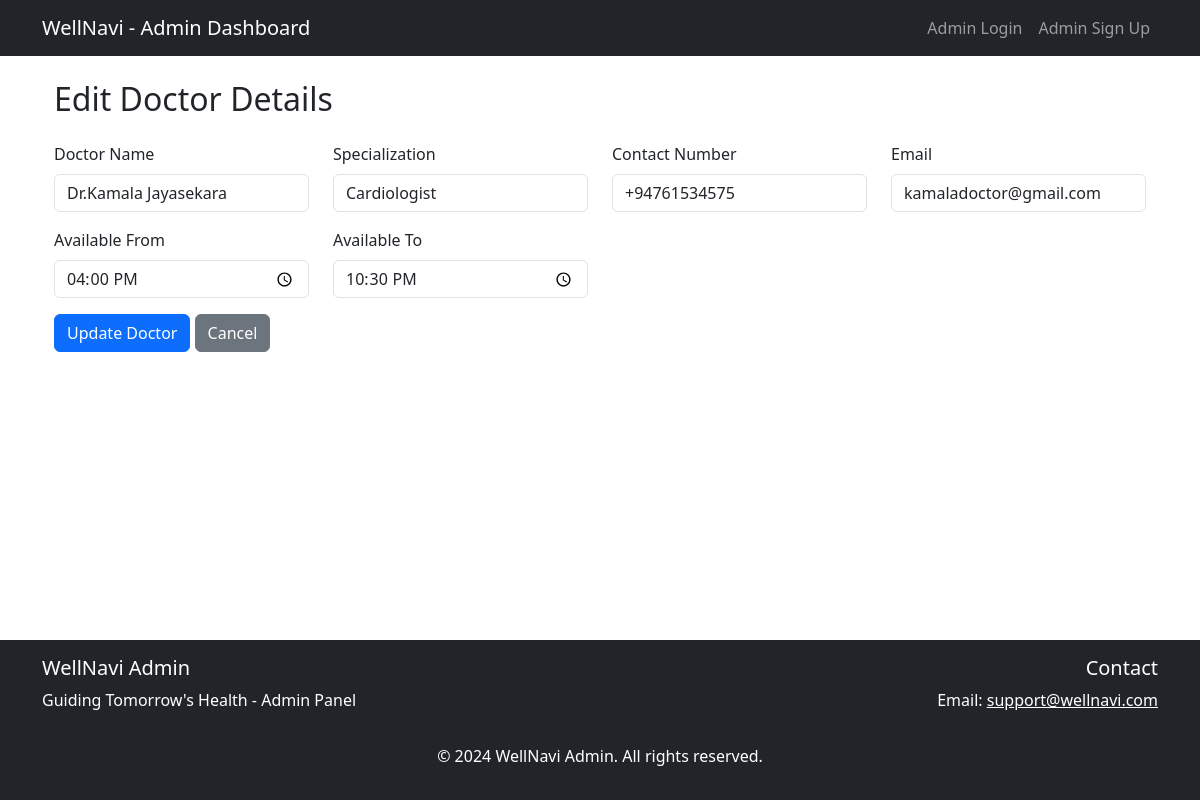
Before: /edit_doctor/2 with the older database file.
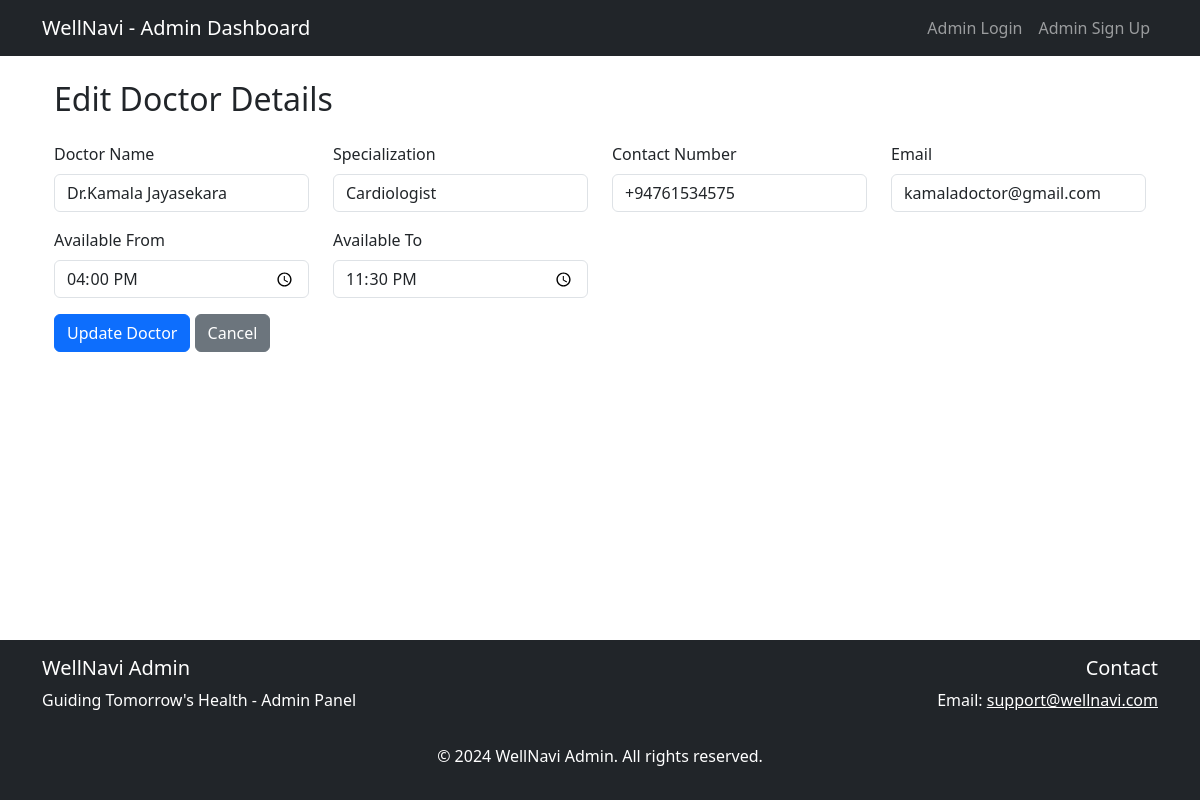
After: the same page with the newer database file.
### website/models.py (models this page shows)
class Doctor(db.Model):
    id = db.Column(db.Integer, primary_key=True)
    name = db.Column(db.String(150), nullable=False)
    specialization = db.Column(db.String(150), nullable=False)
    contact_number = db.Column(db.String(15), nullable=False)
    email = db.Column(db.String(150), unique=True, nullable=False)
    available_from = db.Column(db.Time, nullable=False)
    available_to = db.Column(db.Time, nullable=False)
    appointments = db.relationship('Appointment', backref='doctor', passive_deletes=True)

### website/views.py (the view, shortened to what this page needs)
@views.route('/edit_doctor/<int:doctor_id>', methods=['GET', 'POST'])
def edit_doctor(doctor_id):
    doctor = Doctor.query.get_or_404(doctor_id)
    return render_template('edit_doctor.html', doctor=doctor, user=current_user)

### website/templates/edit_doctor.html
{% extends "adminbase.html" %} {% block title %}Edit Doctor{% endblock %} {%
block content %}
<div class="container">
  <h2 class="mb-4">Edit Doctor Details</h2>
  <form method="POST">
    <div class="row">
      <div class="col-md-3">
        <div class="mb-3">
          <label for="name" class="form-label">Doctor Name</label>
          <input
            type="text"
            class="form-control"
            id="name"
            name="name"
            value="{{ doctor.name }}"
            required
          />
        </div>
      </div>
      <div class="col-md-3">
        <div class="mb-3">
          <label for="specialization" class="form-label">Specialization</label>
          <input
            type="text"
            class="form-control"
            id="specialization"
            name="specialization"
            value="{{ doctor.specialization }}"
            required
          />
        </div>
      </div>
      <div class="col-md-3">
        <div class="mb-3">
          <label for="contact_number" class="form-label">Contact Number</label>
          <input
            type="text"
            class="form-control"
            id="contact_number"
            name="contact_number"
            value="{{ doctor.contact_number }}"
            required
          />
        </div>
      </div>
      <div class="col-md-3">
        <div class="mb-3">
          <label for="email" class="form-label">Email</label>
          <input
            type="email"
            class="form-control"
            id="email"
            name="email"
            value="{{ doctor.email }}"
            required
          />
        </div>
      </div>
      <div class="col-md-3">
        <div class="mb-3">
          <label for="available_from" class="form-label">Available From</label>
          <input
            type="time"
            class="form-control"
            id="available_from"
            name="available_from"
            value="{{ doctor.available_from }}"
            required
          />
        </div>
      </div>
      <div class="col-md-3">
        <div class="mb-3">
          <label for="available_to" class="form-label">Available To</label>
          <input
            type="time"
            class="form-control"
            id="available_to"
            name="available_to"
            value="{{ doctor.available_to }}"
            required
          />
        </div>
      </div>
    </div>
    <button type="submit" class="btn btn-primary">Update Doctor</button>
    <a href="{{ url_for('views.manage_doctors') }}" class="btn btn-secondary"
      >Cancel</a
    >
  </form>
</div>
{% endblock %}

### website/templates/adminbase.html (shortened to what this page needs)
<!DOCTYPE html>
<html lang="en">
  <head>
    <link
      rel="stylesheet"
      href="https://cdn.jsdelivr.net/npm/bootstrap@5.3.0/dist/css/bootstrap.min.css"
    />
    <link
      rel="stylesheet"
      href="https://cdnjs.cloudflare.com/ajax/libs/font-awesome/6.4.0/css/all.min.css"
    />
  </head>
  <body class="d-flex flex-column min-vh-100">
    <nav class="navbar navbar-expand-lg navbar-dark bg-dark">
      <div class="container">
        <a class="navbar-brand" href="#">WellNavi - Admin Dashboard</a>
        <div
          class="collapse navbar-collapse justify-content-end"
          id="navbarNav"
        >
          <ul class="navbar-nav">
            {% if user.is_authenticated and user.is_admin %}
            <li class="nav-item">
              <a class="nav-link" href="/manage_users">Manage Users</a>
            </li>
            <li class="nav-item">
              <a class="nav-link" href="/manage_doctors">Manage Doctors</a>
            </li>
            <li class="nav-item">
              <a class="nav-link" href="/manage_feedback">Manage Feedback</a>
            </li>
            <li class="nav-item">
              <a class="nav-link" href="/admin_logout">Logout</a>
            </li>
            {% else %}
            <li class="nav-item">
              <a class="nav-link" href="/admin_login">Admin Login</a>
            </li>
            <li class="nav-item">
              <a class="nav-link" href="/admin_sign-up">Admin Sign Up</a>
            </li>
            {% endif %}
          </ul>
        </div>
      </div>
    </nav>
    <div class="container mt-4">{% block content %}{% endblock %}</div>
    <footer class="bg-dark text-white mt-auto py-3">
      <div class="container">
        <div class="row">
          <div class="col-md-6">
            <h5>WellNavi Admin</h5>
            <p>Guiding Tomorrow's Health - Admin Panel</p>
          </div>
          <div class="col-md-6 text-md-end">
            <h5>Contact</h5>
            <p>
              Email:
              <a href="mailto:support@wellnavi.com" class="text-white"
                >support@wellnavi.com</a
              >
            </p>
          </div>
        </div>
        <div class="text-center mt-3">
          <p>&copy; 2024 WellNavi Admin. All rights reserved.</p>
        </div>
      </div>
    </footer>
  </body>
</html>

Changed rows visible on the page:
changed Doctor "Dr.Kamala Jayasekara": available_to "22:30:00" → "23:30:00"
